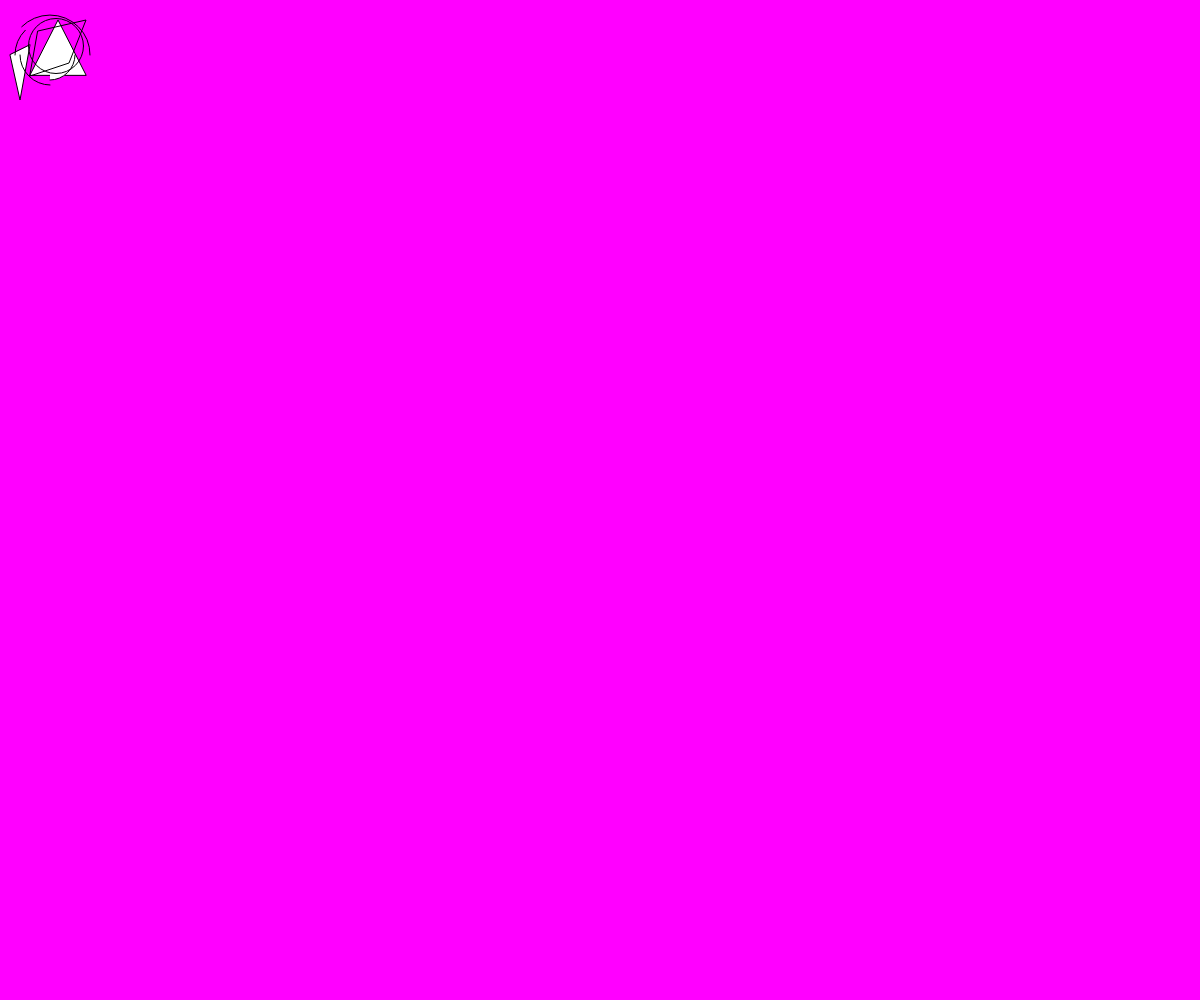
Frame 1 (no input)
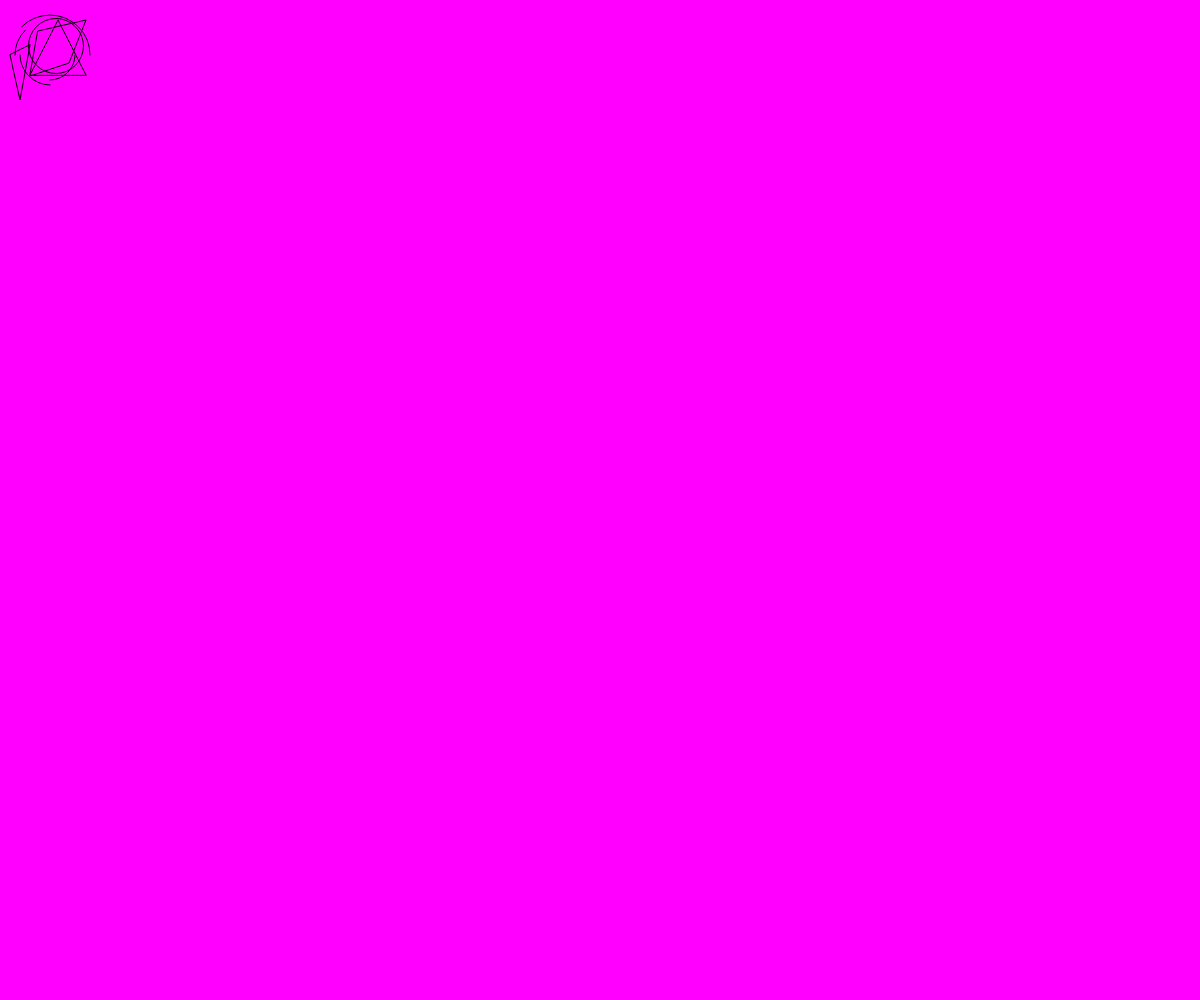
Frame 60 (no input)
Frame 120 (the mouse pressed at the canvas centre since frame 60): identical to frame 60, image omitted

The p5.js sketch that drew these frames (run headless with seeded random() and noise() and a simulated clock; from frame 60 on, the mouse is pressed at the canvas centre):

// p5.js sketch
// ── sketch.js
//Your Drawing

function setup(){
  createCanvas(windowWidth,windowHeight);
}

function draw(){
  background("magenta");

  triangle(30, 75, 58, 20, 86, 75);
  triangle(10,55,20,100,30,45);
  arc(50, 55, 50, 50, 0, HALF_PI);
noFill();
arc(50, 55, 60, 60, HALF_PI, PI);
arc(50, 55, 70, 70, PI, PI+QUARTER_PI);
arc(50, 55, 80, 80, PI+QUARTER_PI, TWO_PI);
quad(38, 31, 86, 20, 69, 63, 30, 76);
ellipse(56, 46, 55, 55);



}
